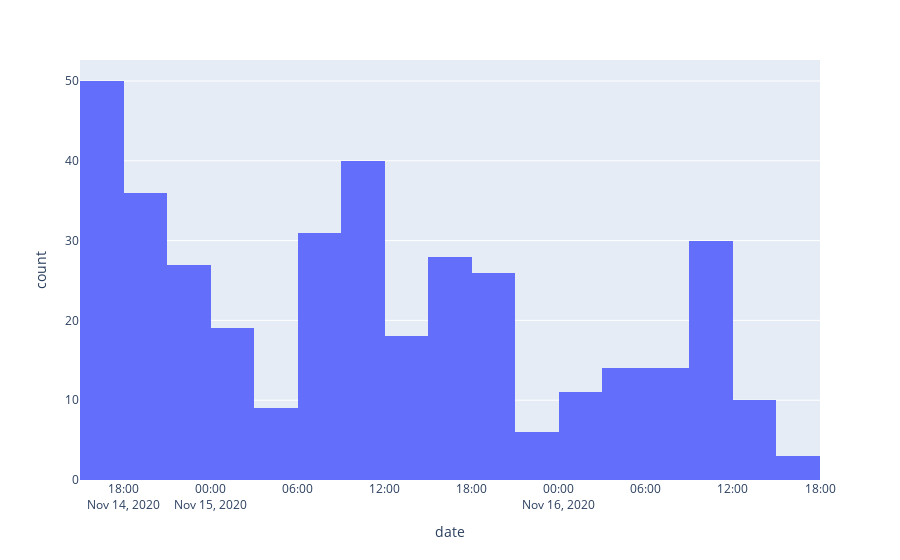

Notebook code for this chart:
### Code cell
device = ""
print(get_mac_vendor(device))
with session_scope() as session:
    # print(session.query(ProbeRequest.make).filter(ProbeRequest.make == "UNKNOWN").distinct(ProbeRequest.macaddress).count())
    # print(session.query(ProbeRequest.make).filter(ProbeRequest.macaddress == "04:33:c2:67:c1:d1").count())
    device_probes = session.query(ProbeRequest).filter(func.lower(ProbeRequest.macaddress) == func.lower(device)).all()
    device_probes_df = pd.DataFrame([probe.to_dict() for probe in device_probes])
px.histogram(device_probes_df, x="date")

### Figure 1 — Plotly figure (JSON) as saved in the notebook; plotly's stock layout.template omitted (floating-point values rounded to 4 significant figures; data arrays with more than 128 entries replaced by an {"elided": "..."} marker saying what was removed)
{"data": [{"alignmentgroup": "True", "bingroup": "x", "hovertemplate": "date=%{x}<br>count=%{y}<extra></extra>", "legendgroup": "", "marker": {"color": "#636efa"}, "name": "", "offsetgroup": "", "orientation": "v", "showlegend": false, "type": "histogram", "x": {"elided": "372 str values"}, "xaxis": "x", "yaxis": "y"}], "layout": {"barmode": "relative", "legend": {"tracegroupgap": 0}, "margin": {"t": 60}, "xaxis": {"anchor": "y", "domain": [0, 1], "title": {"text": "date"}}, "yaxis": {"anchor": "x", "domain": [0, 1], "title": {"text": "count"}}}}
